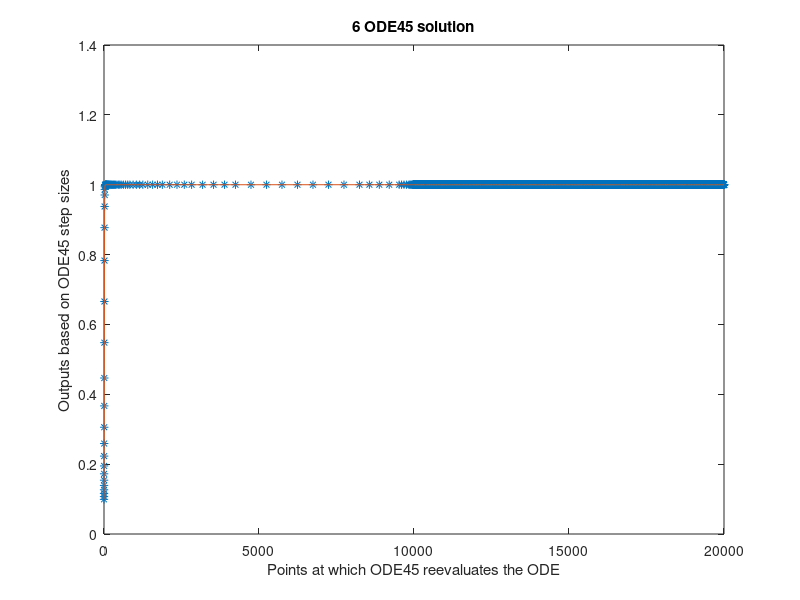
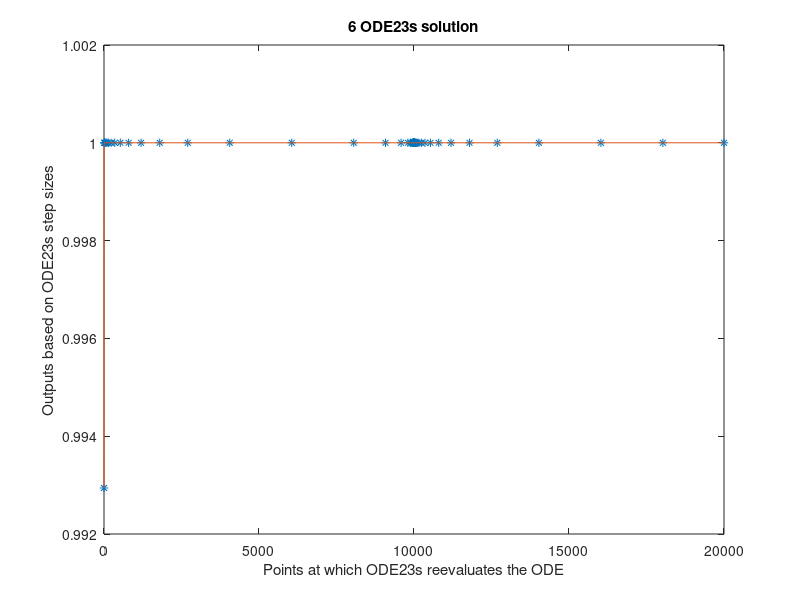

Reproduce these figures in MATLAB, in order.
% Solve the ODE
% y' = y^2(1-y)
% y(0) = 10^-4
% on the interval [0,20000] using both ode45 and ode23s with a requested
% accuracy of 10^-4. Count the number of steps taken by each subroutine on
% the interval [0,10000],and [10000,20000].

dy = @(t,y) y.^2 .* (1-y);
y0 = .0001;
tspan = [0 , 20000];
options = odeset('RelTol', 1e-4, 'AbsTol', 1e-4)
[T , Y]=ode45(dy , tspan , y0, options );

counter = sum(T<=10000)-1 % subtract 1 for the initial condition

counter2 = length(T) - counter -1 % steps between 10000 and 20000

x = linspace(10000 , 20000 , length(T));
yy = spline(T , Y , x);
figure
plot(T , yy , '*', T, yy, '-')
title('6 ODE45 solution')
xlabel('Points at which ODE45 reevaluates the ODE')
ylabel('Outputs based on ODE45 step sizes')

[T1 , Y1]=ode23s(dy , tspan , y0, options );

counter23s = sum(T1<=10000)-1 % subtract 1 for the initial condition

counter223s = sum(T1>= 10000) % steps between 10000 and 20000
x1 = linspace(10000 , 20000 , length(T1));
yy1 = spline(T1 , Y1 , x1);
figure
plot(T1 , yy1 , '*', T1, yy1, '-')
title('6 ODE23s solution')
xlabel('Points at which ODE23s reevaluates the ODE')
ylabel('Outputs based on ODE23s step sizes')
